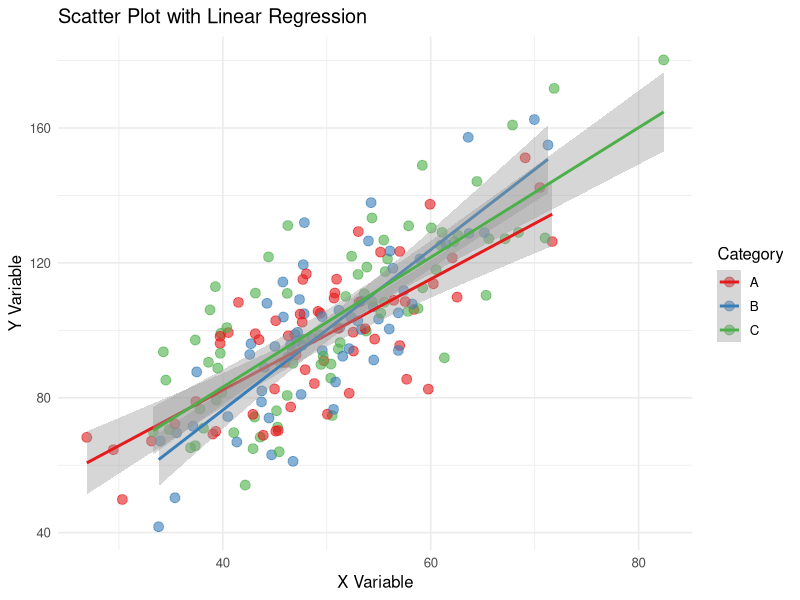
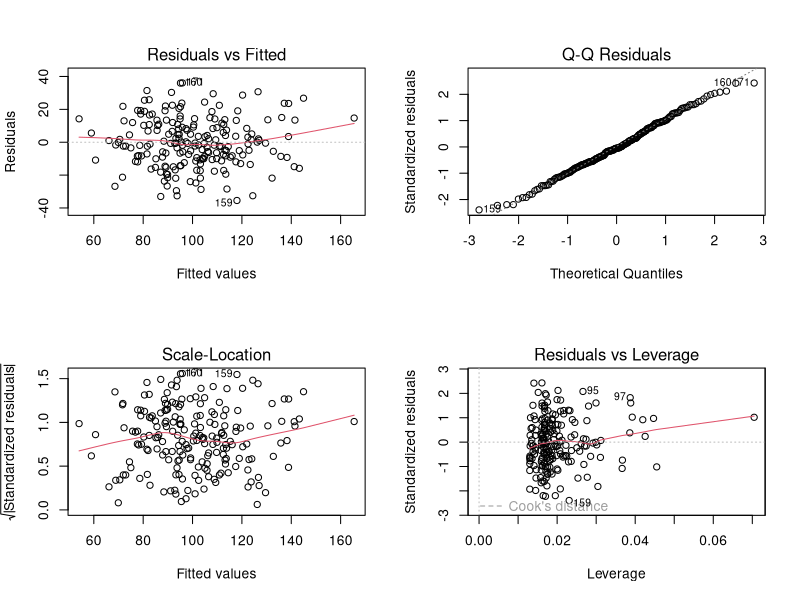

Source code (R) for these figures, in order:
## ---- chunk 1
#| message: false
#| warning: false

library(tidyverse)
library(ggplot2)
library(broom)
library(knitr)

# Set theme
theme_set(theme_minimal())
## ---- chunk 2
# Generate sample data
set.seed(123)
n <- 200

df <- tibble(
  x = rnorm(n, mean = 50, sd = 10),
  y = 2 * x + rnorm(n, mean = 0, sd = 15),
  category = sample(c("A", "B", "C"), n, replace = TRUE)
)

head(df)
## ---- chunk 3
# Summary by category
df %>%
  group_by(category) %>%
  summarise(
    mean_x = mean(x),
    mean_y = mean(y),
    sd_x = sd(x),
    sd_y = sd(y),
    n = n()
  ) %>%
  kable(digits = 2, caption = "Summary Statistics by Category")
## ---- chunk 4
#| label: fig-scatter
#| fig-cap: "Relationship between X and Y variables"
#| fig-width: 8
#| fig-height: 6

ggplot(df, aes(x = x, y = y, color = category)) +
  geom_point(alpha = 0.6, size = 3) +
  geom_smooth(method = "lm", se = TRUE, linewidth = 1) +
  labs(
    title = "Scatter Plot with Linear Regression",
    x = "X Variable",
    y = "Y Variable",
    color = "Category"
  ) +
  scale_color_brewer(palette = "Set1") +
  theme_minimal(base_size = 12)
## ---- chunk 5
# Fit linear model
model <- lm(y ~ x + category, data = df)

# Model summary
summary(model)
## ---- chunk 6
# Tidy model output
tidy(model) %>%
  kable(digits = 3, caption = "Model Coefficients")
## ---- chunk 7
# Model diagnostics
glance(model) %>%
  kable(digits = 3, caption = "Model Fit Statistics")
## ---- chunk 8
#| label: fig-residuals
#| fig-cap: "Residual diagnostics"
#| fig-width: 10
#| fig-height: 8

par(mfrow = c(2, 2))
plot(model)
